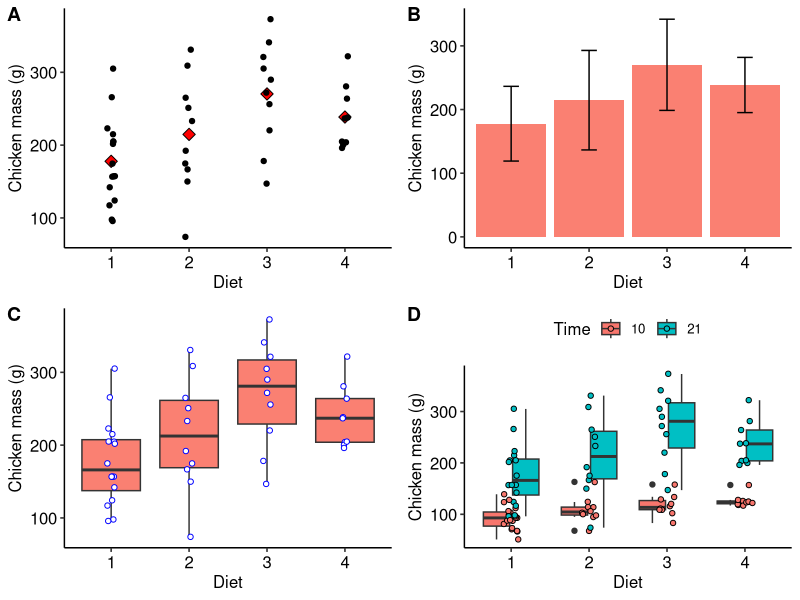

The R source for this figure:
# Intro to Biostats
# Day 1
# Tiffany Johnson
# 19 Feb 2020
# Chapter 2 and 3

library(tidyverse)

chicks <- as_tibble(ChickWeight)  # load in as table tibble = table
head(chicks)  # view first six rows
tail(chicks)
tail(chicks, n = 2)  # view last rows, but only the last 2
colnames(chicks)   # view column variable names
summary(chicks) # gives certain analysis of data eg median, min etc

# how many weights are available across all Diets and Times?
chicks %>% 
  summarise(length = n())  # gives the amount of observations in the data

length(chicks$weight) # same as above function just in base R and not tidy data

dat1 <- c(23, 45, 23, 66, 13)
mean(dat1)  # calculating mean

chicks %>% 
  summarise(mean_wt = mean(weight))

chicks %>% 
  summarise(mean_wt = round(mean(weight), 1))  # round function = rounding off to 1 decimal in this situation

chicks %>% 
  summarise(mean_wt = sum(weight) / n()) # actual mean calculation

chicks %>% 
  summarise(med_wt = median(weight))

library(e1071)
skewness(faithful$eruptions)

kurtosis(faithful$eruptions)

chicks %>% 
  summarise(sd_wt = sd(weight))

quantile(chicks$weight)

chicks %>% 
  summarise(min_wt = min(weight),
            qrt1_wt = quantile(weight, p = 0.25),
            med_wt = median(weight),
            qrt3_wt = median(weight, p = 0.75),
            max_wt = max(weight))

range(chicks$weight)

chicks %>% 
  summarise(lower_wt = range(weight)[1],
            upper_wt = range(weight)[2])

range(chicks$weight)[2] - range(chicks$weight)[1]

chicks %>% 
  summarise(range_wt = range(weight)[2] - range(weight)[1])

dat1 <- c(NA, 12, 76, 34, 23)

# Without telling R to ommit missing data
mean(dat1)

mean(dat1, na.rm = TRUE)


grp_stat <- chicks %>%
  filter(Time == 21) %>% 
  group_by(Diet, Time) %>% 
  summarise(mean_wt = round(mean(weight, na.rm = TRUE), 2),
            med_wt = median(weight, na.rm = TRUE),
            sd_wt = round(sd(weight, na.rm = TRUE), 2),
            sum_wt = sum(weight),
            min_wt = min(weight),
            qrt1_wt = quantile(weight, p = 0.25),
            med_wt = median(weight),
            qrt3_wt = median(weight, p = 0.75),
            max_wt = max(weight),
            n_wt = n())
grp_stat


library(ggpubr) # needed for arranging multi-panel plots
plt1 <- chicks %>%
  filter(Time == 21) %>% 
  ggplot(aes(x = Diet, y = weight)) +
  geom_point(data = grp_stat, aes(x = Diet, y = mean_wt), 
             col = "black", fill = "red", shape = 23, size = 3) +
  geom_jitter(width = 0.05) + # geom_point() if jitter not required
  labs(y = "Chicken mass (g)") + 
  theme_pubr()

plt2 <- ggplot(data = grp_stat, aes(x = Diet, y = mean_wt)) +
  geom_bar(position = position_dodge(), stat = "identity", 
           col = NA, fill = "salmon") +
  geom_errorbar(aes(ymin = mean_wt - sd_wt, ymax = mean_wt + sd_wt),
                width = .2) +
  labs(y = "Chicken mass (g)") + 
  theme_pubr()
# position_dodge() places bars side-by-side
# stat = "identity" prevents the default count from being plotted

# a description of the components of a boxplot is provided in the help file
# geom_boxplot()
plt3 <- chicks %>%
  filter(Time == 21) %>% 
  ggplot(aes(x = Diet, y = weight)) +
  geom_boxplot(fill = "salmon") +
  geom_jitter(width = 0.05, fill = "white", col = "blue", shape = 21) +
  labs(y = "Chicken mass (g)") + 
  theme_pubr()

plt4 <- chicks %>%
  filter(Time %in% c(10, 21)) %>% 
  ggplot(aes(x = Diet, y = weight, fill = as.factor(Time))) +
  geom_boxplot() +
  geom_jitter(shape = 21, width = 0.1) +
  labs(y = "Chicken mass (g)", fill = "Time") +
  theme_pubr()

ggarrange(plt1, plt2, plt3, plt4, ncol = 2, nrow = 2, labels = "AUTO")
